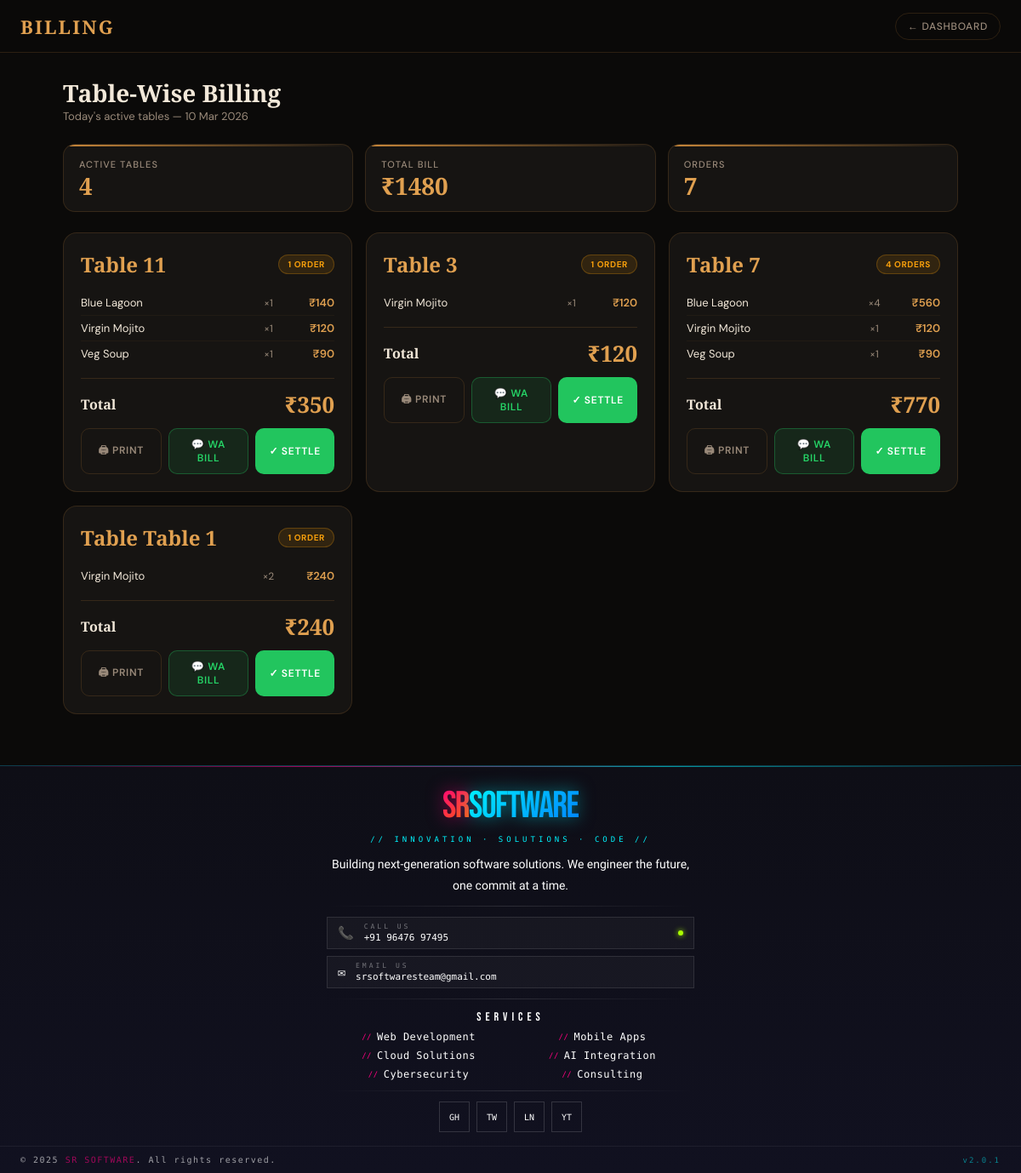
/billing (signed in), run on the app's committed database.
### models.py (models this page shows)
class Order(db.Model):
    __tablename__ = 'orders'
    id = db.Column(db.Integer, primary_key=True)
    user_id = db.Column(db.Integer, db.ForeignKey('users.id'), nullable=False)
    table_no = db.Column(db.String(20), nullable=False)
    items = db.Column(db.Text)  # backward compat with old orders
    notes = db.Column(db.String(500), default='')
    total = db.Column(db.Float, default=0)
    status = db.Column(db.String(20), default='pending')
    created_at = db.Column(db.DateTime, default=datetime.now)
    order_items = db.relationship('OrderItem', backref='order', lazy=True, cascade='all, delete-orphan')

class OrderItem(db.Model):
    __tablename__ = 'order_items'
    id = db.Column(db.Integer, primary_key=True)
    order_id = db.Column(db.Integer, db.ForeignKey('orders.id'), nullable=False)
    item_name = db.Column(db.String(200), nullable=False)
    price = db.Column(db.Float, nullable=False)
    quantity = db.Column(db.Integer, default=1)

### blueprints/menu_bp.py (the view)
@menu_bp.route('/billing')
@login_required
def billing():
    from datetime import datetime
    from collections import defaultdict
    today = datetime.now().date()
    orders = Order.query.filter(
        Order.user_id == session['user_id'],
        Order.status.notin_(['settled', 'cancelled']),
        db.func.date(Order.created_at) == today
    ).order_by(Order.table_no, Order.created_at).all()
    table_map = defaultdict(lambda: {'orders': [], 'items_map': {}, 'total': 0})
    for o in orders:
        t = table_map[o.table_no]
        t['orders'].append(o)
        t['total'] += o.total
        for oi in o.order_items:
            key = oi.item_name
            if key in t['items_map']:
                t['items_map'][key]['qty'] += oi.quantity
                t['items_map'][key]['subtotal'] += oi.price * oi.quantity
            else:
                t['items_map'][key] = {
                    'name': oi.item_name,
                    'qty': oi.quantity,
                    'price': oi.price,
                    'subtotal': oi.price * oi.quantity
                }
    tables = []
    for tno, data in sorted(table_map.items(), key=lambda x: x[0]):
        tables.append({
            'table_no': tno,
            'orders': data['orders'],
            'line_items': list(data['items_map'].values()),
            'total': data['total']
        })
    grand_total = sum(t['total'] for t in tables)
    total_orders = len(orders)
    user = User.query.get(session['user_id'])
    return render_template('billing.html',
                           username=session['username'],
                           tables=tables,
                           grand_total=grand_total,
                           total_orders=total_orders,
                           today=today.strftime('%d %b %Y'),
                           logo=user.logo,
                           address=user.address or '',
                           upi_qr=user.upi_qr)

### blueprints/menu_bp.py (called while the page is built)
def login_required(f):
    @wraps(f)
    def decorated(*args, **kwargs):
        if 'user_id' not in session:
            return redirect('/')
        return f(*args, **kwargs)
    return decorated

### templates/billing.html (shortened to what this page needs)
<!DOCTYPE html>
<html lang="en">
<head>
</head>
<body>
  <nav class="nav">
    <span class="nav-brand">Billing</span>
    <div style="display:flex;gap:8px">
      <a class="nav-chip" href="/dashboard">← Dashboard</a>
    </div>
  </nav>
  <div class="page">
    <div class="page-header">
      <div>
        <div class="page-title">Table-Wise Billing</div>
        <div class="page-subtitle">Today's active tables — {{today}}</div>
      </div>
    </div>
    <div class="stats-row no-print">
      <div class="stat-card" style="animation-delay:0s">
        <div class="stat-label">Active Tables</div>
        <div class="stat-value">{{tables|length}}</div>
      </div>
      <div class="stat-card" style="animation-delay:0.06s">
        <div class="stat-label">Total Bill</div>
        <div class="stat-value">₹{{grand_total|int}}</div>
      </div>
      <div class="stat-card" style="animation-delay:0.12s">
        <div class="stat-label">Orders</div>
        <div class="stat-value">{{total_orders}}</div>
      </div>
    </div>
    {% if tables %}
    <div class="table-grid">
      {% for t in tables %}
      <div class="table-card" id="table-{{t.table_no}}" style="animation-delay:{{loop.index0 * 0.06}}s"
        data-table="{{t.table_no}}" data-total="{{t.total|int}}">
        <div class="tc-header">
          <div class="tc-table-no">Table {{t.table_no}}</div>
          <span class="tc-badge active">{{t.orders|length}} order{{ 's' if t.orders|length > 1 }}</span>
        </div>
        <div class="tc-items">
          {% for item in t.line_items %}
          <div class="tc-item-row" data-name="{{item.name}}" data-qty="{{item.qty}}" data-price="{{item.subtotal|int}}">
            <span class="tc-item-name">{{item.name}}</span>
            <span class="tc-item-qty">×{{item.qty}}</span>
            <span class="tc-item-price">₹{{item.subtotal|int}}</span>
          </div>
          {% endfor %}
        </div>
        <div class="tc-total-row">
          <span class="tc-total-label">Total</span>
          <span class="tc-total-val">₹{{t.total|int}}</span>
        </div>
        <div class="tc-actions">
          <button class="tc-btn print" onclick="askPayment('{{t.table_no}}')">🖨 Print</button>
          <button class="tc-btn wa" onclick="openWaModal('{{t.table_no}}')">💬 WA Bill</button>
          <button class="tc-btn settle" onclick="settleTable('{{t.table_no}}')">✓ Settle</button>
        </div>
      </div>
      {% endfor %}
    </div>
    {% else %}
    <div class="no-tables">
      <div class="nt-icon">🪑</div>
      <p>No active table bills today</p>
    </div>
    {% endif %}
  </div>
  {% include 'sr_footer.html' %}
</body>
</html>

### templates/sr_footer.html (shortened to what this page needs)
<div class="sr-footer-wrapper">
    <footer>
        <div class="ft-topbar"></div>
        <div class="ft-inner">
            <div class="ft-logo"><span class="s">SR</span><span class="r">SOFTWARE</span></div>
            <div class="ft-tagline">// Innovation · Solutions · Code //</div>
            <p class="ft-desc">Building next-generation software solutions. We engineer the future, one commit at a
                time.</p>
            <div class="ft-rule"></div>
            <div class="ft-contact">
                <a class="ft-contact-item" href="tel:+919647697495">
                    <span class="ci-icon">📞</span>
                    <div class="ci-label">
                        <span>Call Us</span>
                        <span>+91 96476 97495</span>
                    </div>
                    <div class="ci-live"></div>
                </a>
                <a class="ft-contact-item" href="mailto:srsoftwaresteam@gmail.com">
                    <span class="ci-icon">✉</span>
                    <div class="ci-label">
                        <span>Email Us</span>
                        <span>srsoftwaresteam@gmail.com</span>
                    </div>
                </a>
            </div>
            <div class="ft-rule"></div>
            <div class="ft-services">
                <div class="ft-col-title">Services</div>
                <ul class="ft-links">
                    <li><a href="#">Web Development</a></li>
                    <li><a href="#">Mobile Apps</a></li>
                    <li><a href="#">Cloud Solutions</a></li>
                    <li><a href="#">AI Integration</a></li>
                    <li><a href="#">Cybersecurity</a></li>
                    <li><a href="#">Consulting</a></li>
                </ul>
            </div>
            <div class="ft-rule"></div>
            <div class="ft-socials">
                <div class="ft-soc">GH</div>
                <div class="ft-soc">TW</div>
                <div class="ft-soc">LN</div>
                <div class="ft-soc">YT</div>
            </div>
        </div>
        <div class="ft-bottom">
            <div class="ft-copy">© 2025 <span>SR SOFTWARE</span>. All rights reserved.</div>
            <div class="ft-version">v2.0.1</div>
        </div>
    </footer>
</div>

### templates/sr_footer.html (style rules this page uses)
.sr-footer-wrapper * { margin: 0; padding: 0; box-sizing: border-box }
.sr-footer-wrapper { font-family: 'Rajdhani', sans-serif; width: 100%; display: block; }
.sr-footer-wrapper footer { width: 100%; background: linear-gradient(180deg, #0e0e16 0%, #111120 100%); border-top: 1px solid rgba(0, 245, 255, 0.2); }
.sr-footer-wrapper .ft-topbar { height: 1px; background: linear-gradient(90deg, transparent, rgba(255, 0, 128, 0.6) 30%, rgba(0, 245, 255, 0.6) 65%, transparent); }
.sr-footer-wrapper .ft-inner { max-width: 480px; margin: 0 auto; padding: 24px 24px 16px; display: flex; flex-direction: column; align-items: center; text-align: center; gap: 12px; }
.sr-footer-wrapper .ft-logo { font-family: 'Bebas Neue', sans-serif; font-size: 44px; letter-spacing: -1.5px; line-height: 1; }
.sr-footer-wrapper .ft-logo .s { background: linear-gradient(135deg, #ff0080, #ff6a00); -webkit-background-clip: text; -webkit-text-fill-color: transparent; background-clip: text; filter: drop-shadow(0 0 10px rgba(255, 0, 128, 0.5)); }
.sr-footer-wrapper .ft-logo .r { background: linear-gradient(135deg, #00f5ff, #0080ff); -webkit-background-clip: text; -webkit-text-fill-color: transparent; background-clip: text; filter: drop-shadow(0 0 10px rgba(0, 245, 255, 0.5)); }
.sr-footer-wrapper .ft-tagline { font-family: 'Share Tech Mono', monospace; font-size: 9px; letter-spacing: 4px; color: #00f5ff; text-transform: uppercase; }
.sr-footer-wrapper .ft-desc { font-size: 14px; color: #ffffff; line-height: 1.75; }
.sr-footer-wrapper .ft-rule { width: 100%; height: 1px; background: linear-gradient(90deg, transparent, rgba(255, 255, 255, 0.12), transparent); }
.sr-footer-wrapper .ft-contact { width: 100%; display: flex; flex-direction: column; gap: 8px; }
.sr-footer-wrapper .ft-contact-item { display: flex; align-items: center; gap: 12px; font-family: 'Share Tech Mono', monospace; font-size: 11px; color: #ffffff; text-decoration: none; padding: 6px 12px; border: 1px solid rgba(255, 255, 255, 0.1); background: rgba(255, 255, 255, 0.03); transition: border-color 0.3s, background 0.3s; }
.sr-footer-wrapper .ci-icon { font-size: 15px; flex-shrink: 0; }
.sr-footer-wrapper .ci-label { display: flex; flex-direction: column; gap: 2px; text-align: left; }
.sr-footer-wrapper .ci-label span:first-child { font-size: 8px; color: rgba(255, 255, 255, 0.4); letter-spacing: 3px; text-transform: uppercase; }
.sr-footer-wrapper .ci-label span:last-child { color: #ffffff; }
.sr-footer-wrapper .ci-live { width: 6px; height: 6px; border-radius: 50%; background: #aaff00; box-shadow: 0 0 6px #aaff00; margin-left: auto; flex-shrink: 0; animation: srblink 2.5s ease-in-out infinite; }
.sr-footer-wrapper .ft-services { width: 100%; }
.sr-footer-wrapper .ft-col-title { font-family: 'Bebas Neue', sans-serif; font-size: 14px; letter-spacing: 5px; color: #ffffff; margin-bottom: 8px; text-align: center; }
.sr-footer-wrapper .ft-links { list-style: none; display: flex; flex-wrap: wrap; justify-content: center; gap: 8px 0; }
.sr-footer-wrapper .ft-links li { width: 50%; }
.sr-footer-wrapper .ft-links li a { color: #ffffff; font-size: 12px; text-decoration: none; font-family: 'Share Tech Mono', monospace; letter-spacing: 0.5px; transition: color 0.2s; display: flex; align-items: center; justify-content: center; gap: 6px; }
.sr-footer-wrapper .ft-links li a::before { content: '//'; color: #ff0080; font-size: 9px; }
.sr-footer-wrapper .ft-socials { display: flex; gap: 8px; }
.sr-footer-wrapper .ft-soc { width: 36px; height: 36px; border: 1px solid rgba(255, 255, 255, 0.15); display: flex; align-items: center; justify-content: center; color: #ffffff; font-family: 'Share Tech Mono', monospace; font-size: 10px; cursor: pointer; transition: color 0.3s, border-color 0.3s, box-shadow 0.3s; }
.sr-footer-wrapper .ft-bottom { border-top: 1px solid rgba(255, 255, 255, 0.06); padding: 10px 24px; display: flex; justify-content: space-between; align-items: center; flex-wrap: wrap; gap: 8px; }
.sr-footer-wrapper .ft-copy { font-family: 'Share Tech Mono', monospace; font-size: 10px; color: #ffffff; letter-spacing: 1.5px; opacity: 0.6; }
.sr-footer-wrapper .ft-copy span { color: #ff0080; opacity: 1; }
.sr-footer-wrapper .ft-version { font-family: 'Share Tech Mono', monospace; font-size: 9px; color: rgba(0, 245, 255, 0.5); letter-spacing: 2px; }

### data on the page
Order: table_no "11", orders|length "1", total "350"
OrderItem: name "Blue Lagoon", qty "1", subtotal "140"
OrderItem: name "Virgin Mojito", qty "1", subtotal "120"
OrderItem: name "Veg Soup", qty "1", subtotal "90"
OrderItem: name "Virgin Mojito", qty "1", subtotal "120"
OrderItem: name "Blue Lagoon", qty "4", subtotal "560"
OrderItem: name "Virgin Mojito", qty "1", subtotal "120"
OrderItem: name "Veg Soup", qty "1", subtotal "90"
Order: table_no "Table 1", orders|length "1", total "240"
OrderItem: name "Virgin Mojito", qty "2", subtotal "240"

### other printed values
{{ today }} "10 Mar 2026"
{{ tables|length }} "4"
{{ grand_total|int }} "1480"
{{ total_orders }} "7"
{{ t.table_no }} "3" "7"
{{ t.orders|length }} "1" "4"
{{ t.total|int }} "120" "770"
{{ 's' if t.orders|length > 1 }} "S"
